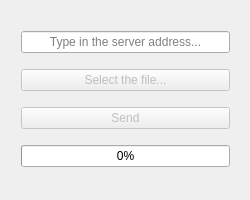
<?xml version="1.0" encoding="UTF-8"?>
<ui version="4.0">
 <class>MainWindow</class>
 <widget class="QMainWindow" name="MainWindow">
  <property name="geometry">
   <rect>
    <x>0</x>
    <y>0</y>
    <width>250</width>
    <height>200</height>
   </rect>
  </property>
  <property name="minimumSize">
   <size>
    <width>250</width>
    <height>200</height>
   </size>
  </property>
  <property name="maximumSize">
   <size>
    <width>250</width>
    <height>200</height>
   </size>
  </property>
  <property name="windowTitle">
   <string>Send file...</string>
  </property>
  <widget class="QWidget" name="centralWidget">
   <property name="minimumSize">
    <size>
     <width>250</width>
     <height>200</height>
    </size>
   </property>
   <property name="maximumSize">
    <size>
     <width>250</width>
     <height>200</height>
    </size>
   </property>
   <widget class="QWidget" name="verticalLayoutWidget">
    <property name="geometry">
     <rect>
      <x>10</x>
      <y>10</y>
      <width>231</width>
      <height>181</height>
     </rect>
    </property>
    <layout class="QGridLayout" name="gridLayout">
     <property name="sizeConstraint">
      <enum>QLayout::SetDefaultConstraint</enum>
     </property>
     <property name="spacing">
      <number>6</number>
     </property>
     <item row="3" column="0">
      <widget class="QProgressBar" name="progressBarUpload">
       <property name="enabled">
        <bool>true</bool>
       </property>
       <property name="value">
        <number>0</number>
       </property>
       <property name="textVisible">
        <bool>true</bool>
       </property>
      </widget>
     </item>
     <item row="2" column="0">
      <widget class="QPushButton" name="pushButtonSend">
       <property name="enabled">
        <bool>false</bool>
       </property>
       <property name="text">
        <string>Send</string>
       </property>
       <property name="default">
        <bool>false</bool>
       </property>
       <property name="flat">
        <bool>false</bool>
       </property>
      </widget>
     </item>
     <item row="1" column="0">
      <widget class="QPushButton" name="pushButtonSelect">
       <property name="enabled">
        <bool>false</bool>
       </property>
       <property name="text">
        <string>Select the file...</string>
       </property>
      </widget>
     </item>
     <item row="0" column="0">
      <widget class="QLineEdit" name="lineEditAddress">
       <property name="focusPolicy">
        <enum>Qt::ClickFocus</enum>
       </property>
       <property name="inputMask">
        <string/>
       </property>
       <property name="alignment">
        <set>Qt::AlignCenter</set>
       </property>
       <property name="placeholderText">
        <string>Type in the server address...</string>
       </property>
       <property name="clearButtonEnabled">
        <bool>false</bool>
       </property>
      </widget>
     </item>
    </layout>
   </widget>
  </widget>
 </widget>
 <layoutdefault spacing="6" margin="11"/>
 <resources/>
 <connections/>
</ui>
